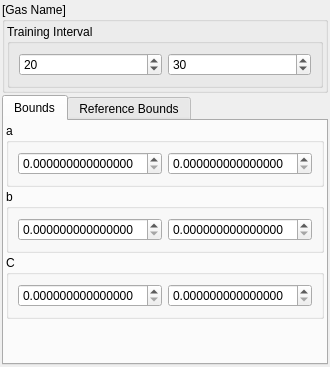
<?xml version="1.0" encoding="UTF-8"?>
<ui version="4.0">
 <author>Anton Rau</author>
 <class>CaloGasSettingsWidget</class>
 <widget class="QWidget" name="CaloGasSettingsWidget">
  <property name="windowTitle">
   <string>Form</string>
  </property>
  <layout class="QVBoxLayout" name="verticalLayout">
   <property name="spacing">
    <number>2</number>
   </property>
   <property name="leftMargin">
    <number>2</number>
   </property>
   <property name="topMargin">
    <number>2</number>
   </property>
   <property name="rightMargin">
    <number>2</number>
   </property>
   <property name="bottomMargin">
    <number>2</number>
   </property>
   <item>
    <widget class="QGroupBox" name="titleGroupBox">
     <property name="title">
      <string>[Gas Name]</string>
     </property>
     <layout class="QVBoxLayout" name="verticalLayout_2">
      <property name="spacing">
       <number>2</number>
      </property>
      <property name="leftMargin">
       <number>2</number>
      </property>
      <property name="topMargin">
       <number>2</number>
      </property>
      <property name="rightMargin">
       <number>2</number>
      </property>
      <property name="bottomMargin">
       <number>2</number>
      </property>
      <item>
       <widget class="QGroupBox" name="trainingIntervalGroupBox">
        <property name="title">
         <string>Training Interval</string>
        </property>
        <layout class="QHBoxLayout" name="horizontalLayout">
         <item>
          <widget class="QSpinBox" name="spinBoxStartOffset">
           <property name="value">
            <number>20</number>
           </property>
          </widget>
         </item>
         <item>
          <widget class="QSpinBox" name="spinBoxEndOffset">
           <property name="value">
            <number>30</number>
           </property>
          </widget>
         </item>
        </layout>
       </widget>
      </item>
     </layout>
    </widget>
   </item>
   <item>
    <widget class="QTabWidget" name="tabWidget">
     <property name="currentIndex">
      <number>0</number>
     </property>
     <widget class="QWidget" name="tabBounds">
      <attribute name="title">
       <string>Bounds</string>
      </attribute>
      <layout class="QVBoxLayout" name="verticalLayout_3">
       <property name="spacing">
        <number>2</number>
       </property>
       <property name="leftMargin">
        <number>2</number>
       </property>
       <property name="topMargin">
        <number>2</number>
       </property>
       <property name="rightMargin">
        <number>2</number>
       </property>
       <property name="bottomMargin">
        <number>2</number>
       </property>
       <item>
        <widget class="QGroupBox" name="groupBoxA">
         <property name="title">
          <string>a</string>
         </property>
         <layout class="QHBoxLayout" name="horizontalLayout_2">
          <item>
           <widget class="QDoubleSpinBox" name="doubleSpinBoxMinA">
            <property name="decimals">
             <number>15</number>
            </property>
           </widget>
          </item>
          <item>
           <widget class="QDoubleSpinBox" name="doubleSpinBoxMaxA">
            <property name="decimals">
             <number>15</number>
            </property>
           </widget>
          </item>
         </layout>
        </widget>
       </item>
       <item>
        <widget class="QGroupBox" name="groupBoxB">
         <property name="title">
          <string>b</string>
         </property>
         <layout class="QHBoxLayout" name="horizontalLayout_3">
          <item>
           <widget class="QDoubleSpinBox" name="doubleSpinBoxMinB">
            <property name="decimals">
             <number>15</number>
            </property>
           </widget>
          </item>
          <item>
           <widget class="QDoubleSpinBox" name="doubleSpinBoxMaxB">
            <property name="decimals">
             <number>15</number>
            </property>
           </widget>
          </item>
         </layout>
        </widget>
       </item>
       <item>
        <widget class="QGroupBox" name="groupBoxC">
         <property name="title">
          <string>C</string>
         </property>
         <layout class="QHBoxLayout" name="horizontalLayout_4">
          <item>
           <widget class="QDoubleSpinBox" name="doubleSpinBoxMinC">
            <property name="decimals">
             <number>15</number>
            </property>
           </widget>
          </item>
          <item>
           <widget class="QDoubleSpinBox" name="doubleSpinBoxMaxC">
            <property name="decimals">
             <number>15</number>
            </property>
           </widget>
          </item>
         </layout>
        </widget>
       </item>
       <item>
        <spacer name="verticalSpacer">
         <property name="orientation">
          <enum>Qt::Orientation::Vertical</enum>
         </property>
         <property name="sizeHint" stdset="0">
          <size>
           <width>20</width>
           <height>40</height>
          </size>
         </property>
        </spacer>
       </item>
      </layout>
     </widget>
     <widget class="QWidget" name="tabRefBounds">
      <attribute name="title">
       <string>Reference Bounds</string>
      </attribute>
      <layout class="QVBoxLayout" name="verticalLayout_4">
       <property name="spacing">
        <number>2</number>
       </property>
       <property name="leftMargin">
        <number>2</number>
       </property>
       <property name="topMargin">
        <number>2</number>
       </property>
       <property name="rightMargin">
        <number>2</number>
       </property>
       <property name="bottomMargin">
        <number>2</number>
       </property>
       <item>
        <widget class="QGroupBox" name="groupBoxRefA">
         <property name="title">
          <string>a</string>
         </property>
         <layout class="QHBoxLayout" name="horizontalLayout_7">
          <item>
           <widget class="QDoubleSpinBox" name="doubleSpinBoxRefMinA">
            <property name="decimals">
             <number>15</number>
            </property>
           </widget>
          </item>
          <item>
           <widget class="QDoubleSpinBox" name="doubleSpinBoxRefMaxA">
            <property name="decimals">
             <number>15</number>
            </property>
           </widget>
          </item>
         </layout>
        </widget>
       </item>
       <item>
        <widget class="QGroupBox" name="groupBoxRefB">
         <property name="title">
          <string>b</string>
         </property>
         <layout class="QHBoxLayout" name="horizontalLayout_5">
          <item>
           <widget class="QDoubleSpinBox" name="doubleSpinBoxRefMinB">
            <property name="decimals">
             <number>15</number>
            </property>
           </widget>
          </item>
          <item>
           <widget class="QDoubleSpinBox" name="doubleSpinBoxRefMaxB">
            <property name="decimals">
             <number>15</number>
            </property>
           </widget>
          </item>
         </layout>
        </widget>
       </item>
       <item>
        <widget class="QGroupBox" name="groupBoxRefC">
         <property name="title">
          <string>C</string>
         </property>
         <layout class="QHBoxLayout" name="horizontalLayout_6">
          <item>
           <widget class="QDoubleSpinBox" name="doubleSpinBoxRefMinC">
            <property name="decimals">
             <number>15</number>
            </property>
           </widget>
          </item>
          <item>
           <widget class="QDoubleSpinBox" name="doubleSpinBoxRefMaxC">
            <property name="decimals">
             <number>15</number>
            </property>
           </widget>
          </item>
         </layout>
        </widget>
       </item>
       <item>
        <spacer name="verticalSpacer_2">
         <property name="orientation">
          <enum>Qt::Orientation::Vertical</enum>
         </property>
         <property name="sizeHint" stdset="0">
          <size>
           <width>20</width>
           <height>40</height>
          </size>
         </property>
        </spacer>
       </item>
      </layout>
     </widget>
    </widget>
   </item>
  </layout>
 </widget>
 <resources/>
 <connections/>
</ui>
